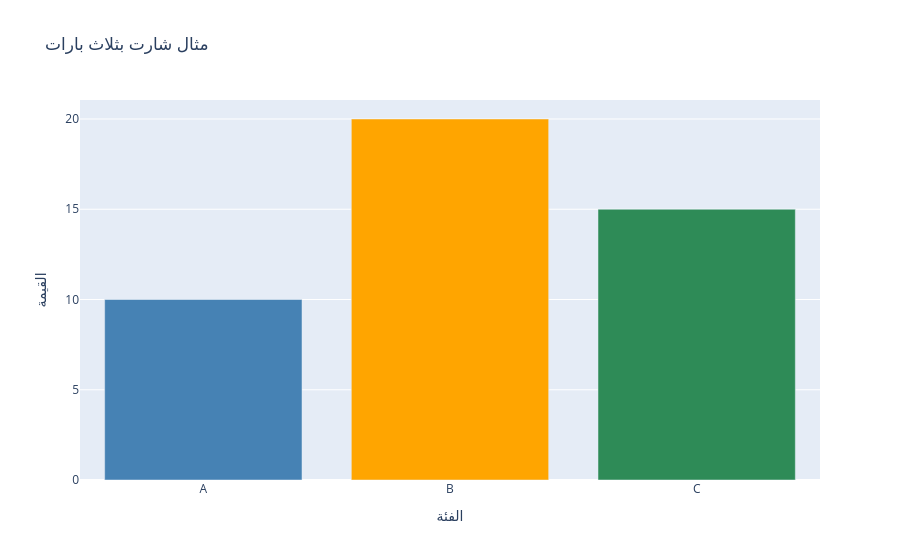

Here is the notebook cell this chart was saved with:
### Code cell
import plotly.graph_objects as go

fig = go.Figure(
    data=[
        go.Bar(
            x=["A", "B", "C"],   # أسماء الأعمدة (3 بارات)
            y=[10, 20, 15],      # القيم لكل بار
            marker=dict(color=["steelblue", "orange", "seagreen"])
        )
    ]
)

fig.update_layout(
    title="مثال شارت بثلاث بارات",
    xaxis_title="الفئة",
    yaxis_title="القيمة"
)

fig.show()

### Figure 1 — Plotly figure (JSON) as saved in the notebook; plotly's stock layout.template omitted (floating-point values rounded to 4 significant figures)
{"data": [{"marker": {"color": ["steelblue", "orange", "seagreen"]}, "type": "bar", "x": ["A", "B", "C"], "y": [10, 20, 15]}], "layout": {"title": {"text": "مثال شارت بثلاث بارات"}, "xaxis": {"title": {"text": "الفئة"}}, "yaxis": {"title": {"text": "القيمة"}}}}
